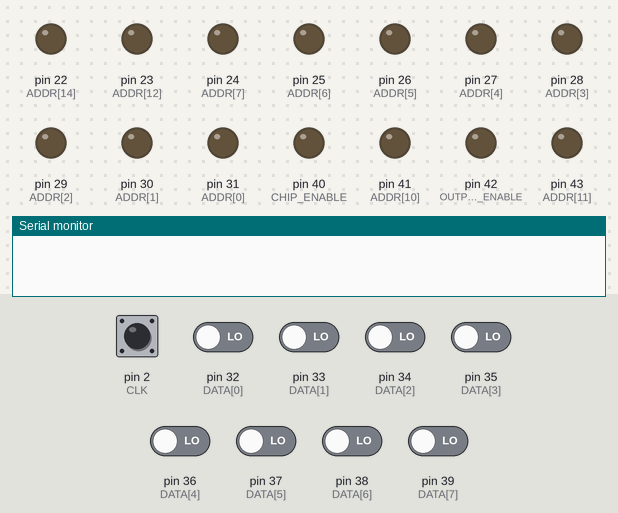
This sketch was run on a simulated Arduino Mega 2560, built with avr-gcc and run on an emulated ATmega2560. On the bench: output pins drawn as LEDs (lit = HIGH), the last lines printed to the serial monitor. Dashed ring = blinking. Inputs (shaded band) come from the test bench; at power-on: pin 2 (CLK) HIGH, pin 32 (DATA[0]), pin 33 (DATA[1]), pin 34 (DATA[2]), pin 35 (DATA[3]), pin 36 (DATA[4]), pin 37 (DATA[5]), pin 38 (DATA[6]), pin 39 (DATA[7]) LOW.

Above: at 1.2 s.
1.3 s: pin 2 (CLK) pulsed LOW 5 times (0.12 s each, 0.3 s apart)
At 1.87 s:
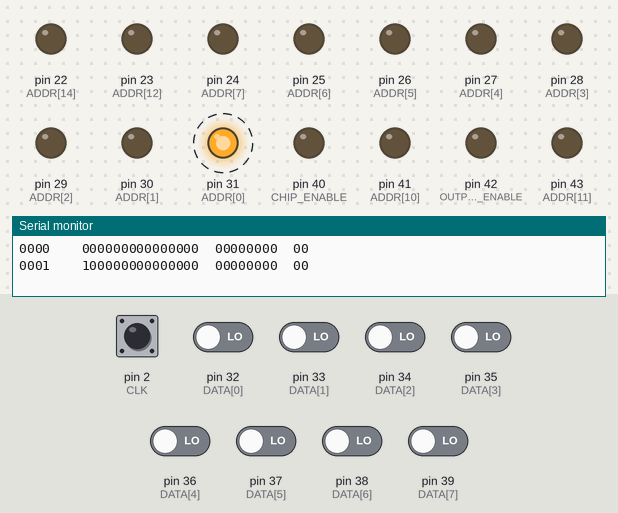
At 2.9 s:
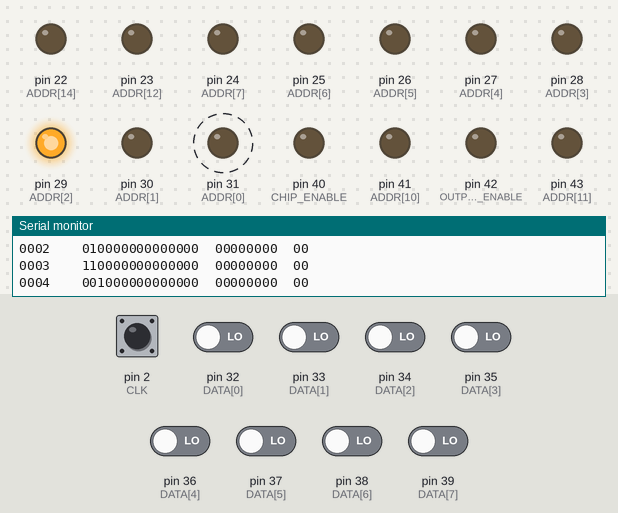
4.3 s: pin 2 (CLK) pulsed LOW 2 times (0.12 s each, 0.3 s apart)
At 5.7 s:
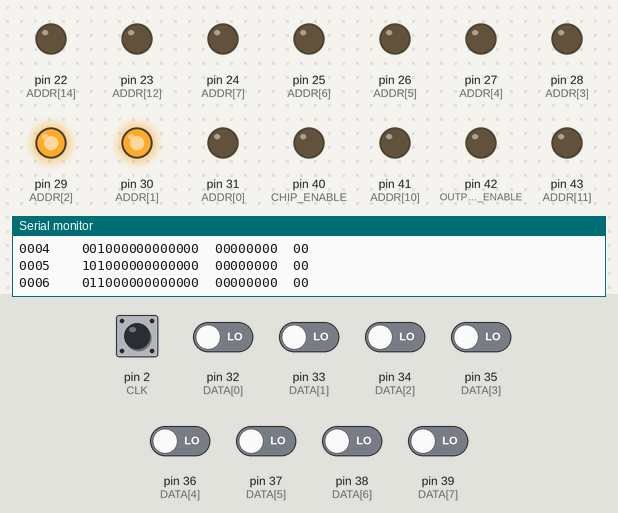
Timing chart, 0 to 7.3 s (numbered marks = the images above; inputs shaded):
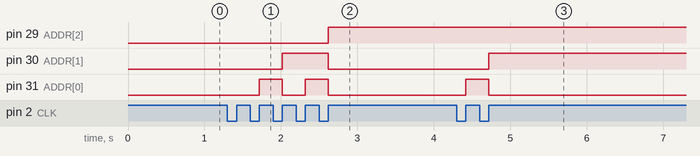

Measured:
- after the input at 1.3 s, pin 29 (ADDR[2]): LOW → HIGH after 1.3 s; pin 30 (ADDR[1]): LOW → HIGH after 0.72 s, → LOW 0.60 s later; pin 31 (ADDR[0]): alternates HIGH for 0.30 s and LOW for 0.30 s, 4 changes in all, then stays LOW, starting after 0.42 s
- after the input at 4.3 s, pin 30 (ADDR[1]): LOW → HIGH after 0.42 s; pin 31 (ADDR[0]): LOW → HIGH after 0.12 s, → LOW 0.30 s later

The sketch:

eprom_check.ino
```cpp
// declaring pin values

#define CLK 2
#define CHIP_ENABLE 40
#define OUTPUT_ENABLE 42
#define ADDR_NUM 15
#define DATA_NUM 8
const char ADDR[] = {31, 30, 29, 28, 27, 26, 25, 24, 45, 44, 41, 43, 23, 46, 22};
const char DATA[] = {32, 33, 34, 35, 36, 37, 38, 39};
void setup() {
  // put your setup code here, to run once:
  for(int i = 0; i < ADDR_NUM; i++) {
    pinMode(ADDR[i], OUTPUT);
  }
  for(int i = 0; i < DATA_NUM; i++) {
    pinMode(DATA[i], INPUT);
  }
  pinMode(CLK, INPUT);
  pinMode(CHIP_ENABLE, OUTPUT);
  pinMode(OUTPUT_ENABLE, OUTPUT);

  // set chip enable and output enable low so we can read the contents of the EPROM
  digitalWrite(CHIP_ENABLE, LOW);
  digitalWrite(OUTPUT_ENABLE, LOW);

  attachInterrupt(digitalPinToInterrupt(CLK), onClock, RISING);
  Serial.begin(57600);

}

void onClock() {
  // write new address to EPROM
  static int address = 0;
  char output[6];
  sprintf(output, "%04x    ", address);
  Serial.print(output);
  for(int n = 0; n < ADDR_NUM; n++) {
    bool bit = (1 << n) & address;
    Serial.print(bit);
    digitalWrite(ADDR[n], bit ? HIGH : LOW);
  }

  Serial.print("  ");

  // read data output from EPROM
  unsigned int data = 0;
  for(int n = 0; n < DATA_NUM; n++) {
    int bit = digitalRead(DATA[n]) ? 1 : 0;
    Serial.print(bit);
    data = (data << 1)+ bit;
  }

  // print out serial data
  sprintf(output, "  %02x  ", data);
  Serial.println(output);

  //increment address counter
  address++;
}

void loop() {
}
```
